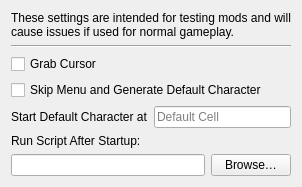
     <widget class="QWidget" name="Testing">
      <attribute name="title">
       <string>Testing</string>
      </attribute>
      <layout class="QVBoxLayout">
       <item>
        <widget class="QLabel" name="testingLabel">
         <property name="text">
          <string>These settings are intended for testing mods and will cause issues if used for normal gameplay.</string>
         </property>
         <property name="wordWrap">
          <bool>true</bool>
         </property>
        </widget>
       </item>
       <item>
        <widget class="Line" name="testingLine">
         <property name="orientation">
          <enum>Qt::Orientation::Horizontal</enum>
         </property>
        </widget>
       </item>
       <item>
        <widget class="QCheckBox" name="grabCursorCheckBox">
         <property name="toolTip">
          <string>&lt;html&gt;&lt;head/&gt;&lt;body&gt;&lt;p&gt;OpenMW will capture control of the cursor if this setting is true.&lt;/p&gt;&lt;p&gt;In “look mode”, OpenMW will center the cursor regardless of the value of this setting (since the cursor/crosshair is always centered in the OpenMW window). However, in GUI mode, this setting determines the behavior when the cursor is moved outside the OpenMW window. If true, the cursor movement stops at the edge of the window preventing access to other applications. If false, the cursor is allowed to move freely on the desktop.&lt;/p&gt;&lt;p&gt;This setting does not apply to the screen where escape has been pressed, where the cursor is never captured. Regardless of this setting “Alt-Tab” or some other operating system dependent key sequence can be used to allow the operating system to regain control of the mouse cursor. This setting interacts with the minimize on focus loss setting by affecting what counts as a focus loss. Specifically on a two-screen configuration it may be more convenient to access the second screen with setting disabled.&lt;/p&gt;&lt;p&gt;Note for developers: it’s desirable to have this setting disabled when running the game in a debugger, to prevent the mouse cursor from becoming unusable when the game pauses on a breakpoint.&lt;/p&gt;&lt;/body&gt;&lt;/html&gt;</string>
         </property>
         <property name="text">
          <string>Grab Cursor</string>
         </property>
        </widget>
       </item>
       <item>
        <widget class="QCheckBox" name="skipMenuCheckBox">
         <property name="text">
          <string>Skip Menu and Generate Default Character</string>
         </property>
        </widget>
       </item>
       <item>
        <layout class="QHBoxLayout" name="startDefaultCharacterAtHorizontalLayout">
         <item>
          <spacer name="startDefaultCharacterAtHorizontalSpacer">
           <property name="orientation">
            <enum>Qt::Orientation::Horizontal</enum>
           </property>
           <property name="sizeType">
            <enum>QSizePolicy::Policy::Fixed</enum>
           </property>
           <property name="sizeHint" stdset="0">
            <size>
             <width>0</width>
             <height>0</height>
            </size>
           </property>
          </spacer>
         </item>
         <item>
          <widget class="QLabel" name="startDefaultCharacterAtLabel">
           <property name="text">
            <string>Start Default Character at</string>
           </property>
          </widget>
         </item>
         <item>
          <widget class="QLineEdit" name="startDefaultCharacterAtField">
           <property name="placeholderText">
            <string>Default Cell</string>
           </property>
          </widget>
         </item>
        </layout>
       </item>
       <item>
        <widget class="QLabel" name="label">
         <property name="text">
          <string>Run Script After Startup:</string>
         </property>
        </widget>
       </item>
       <item>
        <layout class="QHBoxLayout" name="runScriptAfterStartupHorizontalLayout">
         <item>
          <widget class="QLineEdit" name="runScriptAfterStartupField"/>
         </item>
         <item>
          <widget class="QPushButton" name="runScriptAfterStartupBrowseButton">
           <property name="text">
            <string>Browse…</string>
           </property>
          </widget>
         </item>
        </layout>
       </item>
       <item>
        <spacer>
         <property name="orientation">
          <enum>Qt::Orientation::Vertical</enum>
         </property>
         <property name="sizeHint" stdset="0">
          <size>
           <width>0</width>
           <height>0</height>
          </size>
         </property>
        </spacer>
       </item>
      </layout>
     </widget>
